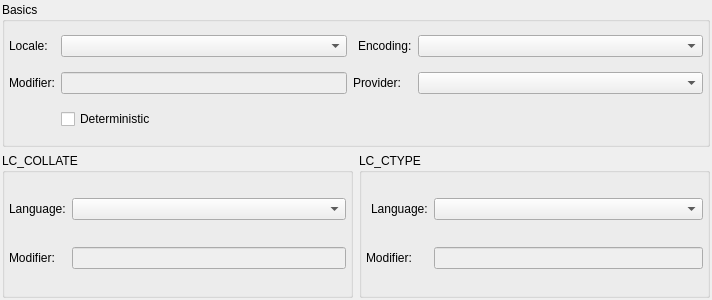
<?xml version="1.0" encoding="UTF-8"?>
<ui version="4.0">
 <class>CollationWidget</class>
 <widget class="QWidget" name="CollationWidget">
  <property name="geometry">
   <rect>
    <x>0</x>
    <y>0</y>
    <width>712</width>
    <height>300</height>
   </rect>
  </property>
  <property name="minimumSize">
   <size>
    <width>0</width>
    <height>0</height>
   </size>
  </property>
  <layout class="QGridLayout" name="collation_grid">
   <property name="leftMargin">
    <number>2</number>
   </property>
   <property name="topMargin">
    <number>2</number>
   </property>
   <property name="rightMargin">
    <number>2</number>
   </property>
   <property name="bottomMargin">
    <number>2</number>
   </property>
   <property name="spacing">
    <number>6</number>
   </property>
   <item row="2" column="0" colspan="2">
    <widget class="QGroupBox" name="groupBox">
     <property name="title">
      <string>LC_COLLATE</string>
     </property>
     <layout class="QGridLayout" name="gridLayout">
      <property name="leftMargin">
       <number>4</number>
      </property>
      <property name="topMargin">
       <number>4</number>
      </property>
      <property name="rightMargin">
       <number>4</number>
      </property>
      <property name="bottomMargin">
       <number>4</number>
      </property>
      <property name="spacing">
       <number>6</number>
      </property>
      <item row="0" column="0">
       <widget class="QLabel" name="lccollate_lbl">
        <property name="sizePolicy">
         <sizepolicy hsizetype="Fixed" vsizetype="Preferred">
          <horstretch>0</horstretch>
          <verstretch>0</verstretch>
         </sizepolicy>
        </property>
        <property name="minimumSize">
         <size>
          <width>0</width>
          <height>0</height>
         </size>
        </property>
        <property name="font">
         <font>
          <weight>50</weight>
          <italic>false</italic>
          <bold>false</bold>
         </font>
        </property>
        <property name="text">
         <string>Language:</string>
        </property>
       </widget>
      </item>
      <item row="0" column="1">
       <widget class="QComboBox" name="lccollate_cmb">
        <property name="sizePolicy">
         <sizepolicy hsizetype="Expanding" vsizetype="Fixed">
          <horstretch>0</horstretch>
          <verstretch>0</verstretch>
         </sizepolicy>
        </property>
        <property name="minimumSize">
         <size>
          <width>0</width>
          <height>0</height>
         </size>
        </property>
        <property name="insertPolicy">
         <enum>QComboBox::InsertAlphabetically</enum>
        </property>
       </widget>
      </item>
      <item row="1" column="0">
       <widget class="QLabel" name="lccollate_mod_lbl">
        <property name="sizePolicy">
         <sizepolicy hsizetype="Fixed" vsizetype="Preferred">
          <horstretch>0</horstretch>
          <verstretch>0</verstretch>
         </sizepolicy>
        </property>
        <property name="minimumSize">
         <size>
          <width>0</width>
          <height>0</height>
         </size>
        </property>
        <property name="font">
         <font>
          <weight>50</weight>
          <italic>false</italic>
          <bold>false</bold>
         </font>
        </property>
        <property name="text">
         <string>Modifier:</string>
        </property>
       </widget>
      </item>
      <item row="1" column="1">
       <widget class="QLineEdit" name="lccollate_mod_edt">
        <property name="enabled">
         <bool>false</bool>
        </property>
       </widget>
      </item>
     </layout>
    </widget>
   </item>
   <item row="0" column="0" colspan="4">
    <widget class="QGroupBox" name="groupBox_3">
     <property name="title">
      <string>Basics</string>
     </property>
     <layout class="QGridLayout" name="gridLayout_3">
      <property name="leftMargin">
       <number>4</number>
      </property>
      <property name="topMargin">
       <number>4</number>
      </property>
      <property name="rightMargin">
       <number>4</number>
      </property>
      <property name="bottomMargin">
       <number>4</number>
      </property>
      <property name="spacing">
       <number>6</number>
      </property>
      <item row="0" column="0">
       <widget class="QLabel" name="locale_lbl">
        <property name="sizePolicy">
         <sizepolicy hsizetype="Fixed" vsizetype="Fixed">
          <horstretch>0</horstretch>
          <verstretch>0</verstretch>
         </sizepolicy>
        </property>
        <property name="minimumSize">
         <size>
          <width>0</width>
          <height>0</height>
         </size>
        </property>
        <property name="text">
         <string>Locale:</string>
        </property>
       </widget>
      </item>
      <item row="0" column="3">
       <widget class="QComboBox" name="encoding_cmb">
        <property name="sizePolicy">
         <sizepolicy hsizetype="Expanding" vsizetype="Fixed">
          <horstretch>0</horstretch>
          <verstretch>0</verstretch>
         </sizepolicy>
        </property>
        <property name="minimumSize">
         <size>
          <width>0</width>
          <height>0</height>
         </size>
        </property>
       </widget>
      </item>
      <item row="0" column="2">
       <widget class="QLabel" name="encoding_lbl">
        <property name="sizePolicy">
         <sizepolicy hsizetype="Fixed" vsizetype="Fixed">
          <horstretch>0</horstretch>
          <verstretch>0</verstretch>
         </sizepolicy>
        </property>
        <property name="minimumSize">
         <size>
          <width>0</width>
          <height>0</height>
         </size>
        </property>
        <property name="text">
         <string>Encoding:</string>
        </property>
        <property name="indent">
         <number>5</number>
        </property>
       </widget>
      </item>
      <item row="0" column="1">
       <widget class="QComboBox" name="locale_cmb">
        <property name="sizePolicy">
         <sizepolicy hsizetype="Expanding" vsizetype="Fixed">
          <horstretch>0</horstretch>
          <verstretch>0</verstretch>
         </sizepolicy>
        </property>
        <property name="minimumSize">
         <size>
          <width>0</width>
          <height>0</height>
         </size>
        </property>
       </widget>
      </item>
      <item row="1" column="0">
       <widget class="QLabel" name="locale_mod_lbl">
        <property name="sizePolicy">
         <sizepolicy hsizetype="Fixed" vsizetype="Preferred">
          <horstretch>0</horstretch>
          <verstretch>0</verstretch>
         </sizepolicy>
        </property>
        <property name="minimumSize">
         <size>
          <width>0</width>
          <height>0</height>
         </size>
        </property>
        <property name="font">
         <font>
          <weight>50</weight>
          <italic>false</italic>
          <bold>false</bold>
         </font>
        </property>
        <property name="text">
         <string>Modifier:</string>
        </property>
       </widget>
      </item>
      <item row="1" column="1">
       <widget class="QLineEdit" name="locale_mod_edt">
        <property name="enabled">
         <bool>false</bool>
        </property>
       </widget>
      </item>
      <item row="1" column="2">
       <widget class="QLabel" name="provider_lbl">
        <property name="sizePolicy">
         <sizepolicy hsizetype="Fixed" vsizetype="Preferred">
          <horstretch>0</horstretch>
          <verstretch>0</verstretch>
         </sizepolicy>
        </property>
        <property name="minimumSize">
         <size>
          <width>0</width>
          <height>0</height>
         </size>
        </property>
        <property name="font">
         <font>
          <weight>50</weight>
          <italic>false</italic>
          <bold>false</bold>
         </font>
        </property>
        <property name="text">
         <string>Provider:</string>
        </property>
       </widget>
      </item>
      <item row="1" column="3">
       <widget class="QComboBox" name="provider_cmb"/>
      </item>
      <item row="2" column="1">
       <widget class="QCheckBox" name="deterministic_chk">
        <property name="text">
         <string>Deterministic</string>
        </property>
       </widget>
      </item>
     </layout>
    </widget>
   </item>
   <item row="2" column="2" colspan="2">
    <widget class="QGroupBox" name="groupBox_2">
     <property name="title">
      <string>LC_CTYPE</string>
     </property>
     <layout class="QGridLayout" name="gridLayout_2">
      <property name="leftMargin">
       <number>4</number>
      </property>
      <property name="topMargin">
       <number>4</number>
      </property>
      <property name="rightMargin">
       <number>4</number>
      </property>
      <property name="bottomMargin">
       <number>4</number>
      </property>
      <property name="spacing">
       <number>6</number>
      </property>
      <item row="0" column="0">
       <widget class="QLabel" name="lcctype_lbl">
        <property name="sizePolicy">
         <sizepolicy hsizetype="Fixed" vsizetype="Preferred">
          <horstretch>0</horstretch>
          <verstretch>0</verstretch>
         </sizepolicy>
        </property>
        <property name="minimumSize">
         <size>
          <width>0</width>
          <height>0</height>
         </size>
        </property>
        <property name="font">
         <font>
          <weight>50</weight>
          <italic>false</italic>
          <bold>false</bold>
         </font>
        </property>
        <property name="text">
         <string>Language:</string>
        </property>
        <property name="indent">
         <number>5</number>
        </property>
       </widget>
      </item>
      <item row="0" column="1">
       <widget class="QComboBox" name="lcctype_cmb">
        <property name="sizePolicy">
         <sizepolicy hsizetype="Expanding" vsizetype="Fixed">
          <horstretch>0</horstretch>
          <verstretch>0</verstretch>
         </sizepolicy>
        </property>
        <property name="minimumSize">
         <size>
          <width>0</width>
          <height>0</height>
         </size>
        </property>
        <property name="insertPolicy">
         <enum>QComboBox::InsertAlphabetically</enum>
        </property>
       </widget>
      </item>
      <item row="1" column="0">
       <widget class="QLabel" name="lcctype_mod_lbl">
        <property name="sizePolicy">
         <sizepolicy hsizetype="Fixed" vsizetype="Preferred">
          <horstretch>0</horstretch>
          <verstretch>0</verstretch>
         </sizepolicy>
        </property>
        <property name="minimumSize">
         <size>
          <width>0</width>
          <height>0</height>
         </size>
        </property>
        <property name="font">
         <font>
          <weight>50</weight>
          <italic>false</italic>
          <bold>false</bold>
         </font>
        </property>
        <property name="toolTip">
         <string/>
        </property>
        <property name="text">
         <string>Modifier:</string>
        </property>
       </widget>
      </item>
      <item row="1" column="1">
       <widget class="QLineEdit" name="lcctype_mod_edt">
        <property name="enabled">
         <bool>false</bool>
        </property>
       </widget>
      </item>
     </layout>
    </widget>
   </item>
  </layout>
 </widget>
 <resources/>
 <connections/>
</ui>
